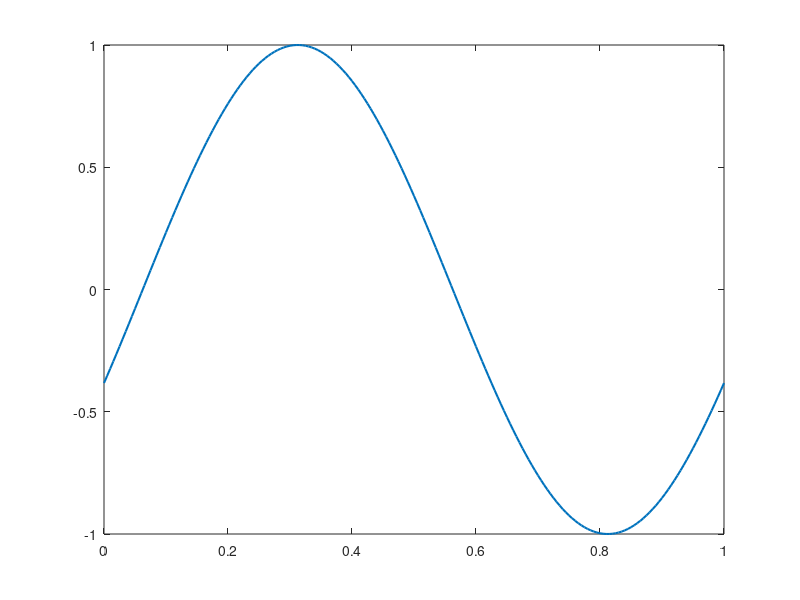

The MATLAB script that drew this image: (Note: this script raises an error after producing the figure.)
%% Sinusoidal function plot

t = linspace(0,1,201);

figure,
plot(t, sin(2*pi*t-0.125*pi), 'LineWidth', 1.5)%, 'Color', 'black')
xlabelg('$$t \, / \, T$$'); ylabelg('$$\varphi \, / \, \hat{\varphi}$$');
ylim(1.1*[-1 1]);
xticks(0:0.25:1); yticks(-1:0.5:1);
box on;
ax = gca;
ax.FontSize = 14; 
